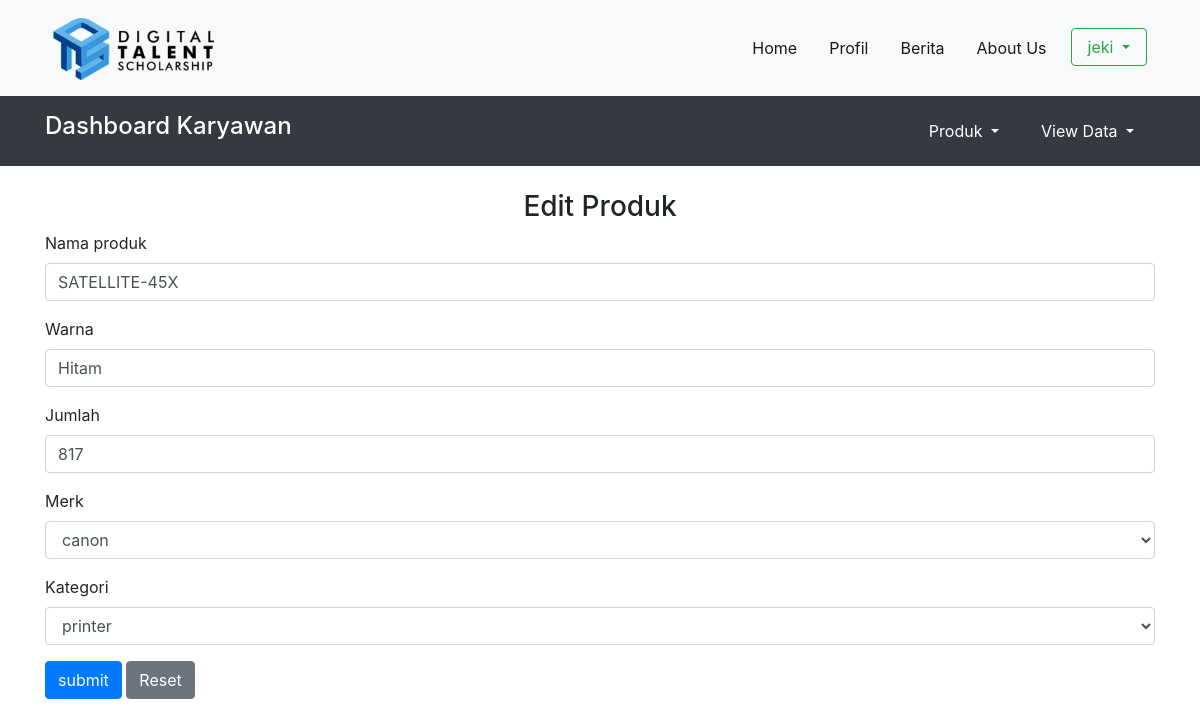
The page /view/karyawan/edit_produk.php?id_produk=18 (signed in) on the database its author committed.
### tables this page shows
CREATE TABLE `produk` (
  `id_produk` int(10) NOT NULL,
  `nama_produk` varchar(30) NOT NULL,
  `warna` varchar(10) NOT NULL,
  `jumlah` int(10) NOT NULL,
  `harga` int(10) NOT NULL,
  `id_merk` int(10) NOT NULL,
  `id_kategori` int(10) NOT NULL
);

CREATE TABLE `merk` (
  `id_merk` int(11) NOT NULL,
  `nama_merk` varchar(30) NOT NULL
);

CREATE TABLE `kategori` (
  `id_kategori` int(11) NOT NULL,
  `nama_kategori` varchar(30) NOT NULL
);

### view/karyawan/edit_produk.php (the view, shortened to what this page needs)
<?php
include("../templates/header.php");
include("../templates/navbar.php");
if (isset($_SESSION['role'])) {
    if (($_SESSION['role']) == 'karyawan') {
        include("../templates/navbar_karyawan.php");
        $id_produk = $_GET['id_produk'];
        include("../../database/koneksi.php");
        $query_produk = mysqli_query($koneksi, "SELECT id_produk, warna, jumlah, nama_produk, id_merk, id_kategori FROM produk where id_produk=$id_produk");
        $produk = mysqli_fetch_assoc($query_produk);
        $query_merk = mysqli_query($koneksi, "SELECT * from merk");
        $query_kategori = mysqli_query($koneksi, "SELECT * from kategori");
        ?>
        <div class="container mt-4 mb-4">
            <h3 class="text-center">Edit Produk</h3>
            <form action="../../controller/karyawan/update_produk.php" method="post">
                <div class="form-group">
                    <label for="nama_produk">Nama produk</label>
                    <input type="text" value="<?= $produk['nama_produk']; ?>" class="form-control" name="nama_produk" id="nama_produk">
                </div>
                <div class="form-group">
                    <label for="warna">Warna</label>
                    <input type="text" class="form-control" value="<?= $produk['warna']; ?>" name="warna" id="warna">
                </div>
                <div class="form-group">
                    <label for="jumlah">Jumlah</label>
                    <input type="text" class="form-control" value="<?= $produk['jumlah']; ?>" name="jumlah" id="jumlah">
                </div>
                <div class="form-group">
                    <label for="merk">Merk</label>
                    <select class="form-control" name="merk" id="merk">
                        <?php foreach ($query_merk as $key => $row) { ?>
                            <option value="<?php echo $row['id_merk'] ?>" <?php
                                                                            if ($row['id_merk'] == $produk['id_merk']) {
                                                                                echo 'selected';
                                                                            } ?>><?php echo $row['nama_merk'] ?></option>
                        <?php
                        } ?>
                    </select>
                </div>
                <div class="form-group">
                    <label for="merk">Kategori</label>
                    <select class="form-control" name="kategori" id="kategori">
                        <?php foreach ($query_kategori as $key => $row) { ?>
                            <option value="<?php echo $row['id_kategori'] ?>" <?php if ($row['id_kategori'] == $produk['id_kategori']) {
                                                                                    echo 'selected';
                                                                                } ?>><?php echo $row['nama_kategori'] ?></option>
                        <?php
                        } ?>
                    </select>
                </div>
                <input type="submit" class="btn btn-primary" value="submit" name="submit">
                <input type="reset" class="btn btn-secondary" value="Reset" name="reset" />
            </form>
        </div>
    <?php
    } elseif (($_SESSION['role']) == 'pelanggan') {
        include("../templates/404.php");
    }
} else {
    header('location:../view/home/login.php?pesan=belum_login');
}
?>
<?php include("../templates/footer.php"); ?>

### rows shown on the page
produk: nama_produk "SATELLITE-45X", warna "Hitam", jumlah "817", merk "canon", kategori "printer"

### other values the page prints
$_SESSION['nama_karyawan'] "jeki"
